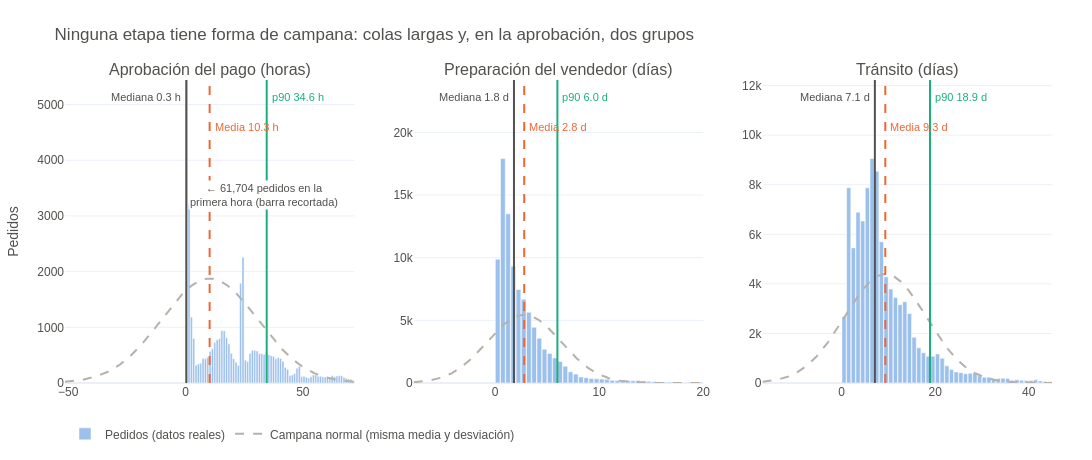

The cell this chart's notebook holds for it:
### Markdown cell above
### T0. Distribución de cada etapa: ¿son una campana?

Histograma de las tres etapas (pedidos entregados), cada una con la **campana normal** que tendría si fuera simétrica (misma media y desviación estándar) y las líneas de **mediana, media y p90**. La aprobación se muestra en **horas** (0 a 72) para que se vean sus dos grupos; las otras dos etapas en días.

Esta gráfica y el box plot de T3 muestran **los mismos datos en dos representaciones**: T0 muestra la forma completa y T3 la resume con percentiles.

### Code cell
# T0 – Histogramas de las tres etapas con la campana normal encimada
PANELES = [
    # columna,            título,                            unidad,  ancho, mínimo, máximo
    ('horas_aprobacion', 'Aprobación del pago (horas)',       'h',     1,     0,      72),
    ('dias_preparacion', 'Preparación del vendedor (días)',   'd',     0.5,   0,      20),
    ('dias_transito',    'Tránsito (días)',                   'd',     1,     0,      45),
]

fig = make_subplots(rows=1, cols=3, horizontal_spacing=0.06, subplot_titles=[p[1] for p in PANELES])
for i, (col, _, unidad, ancho, minimo, maximo) in enumerate(PANELES, start=1):
    r = resumen(entregadas, col)
    barras = histograma(entregadas, col, ancho, minimo, maximo)
    fuera = r['n'] - sum(b['count'] for b in barras)

    # Barras reales
    fig.add_trace(go.Bar(x=[b['bin'] + ancho / 2 for b in barras], y=[b['count'] for b in barras],
                         width=ancho * 0.9, marker_color=AZUL_CLARO, name='Pedidos (datos reales)',
                         legendgroup='datos', showlegend=(i == 1)), row=1, col=i)

    # Campana normal con la misma media y desviación, escalada a pedidos por intervalo
    x_ini = min(r['media'] - 3 * r['desv'], minimo)
    pasos = 300
    xs = [x_ini + (maximo - x_ini) * k / pasos for k in range(pasos + 1)]
    escala = r['n'] * ancho / (r['desv'] * math.sqrt(2 * math.pi))
    ys = [escala * math.exp(-0.5 * ((x - r['media']) / r['desv']) ** 2) for x in xs]
    fig.add_trace(go.Scatter(x=xs, y=ys, mode='lines', line=dict(color=GRIS, width=2, dash='dash'),
                             name='Campana normal (misma media y desviación)',
                             legendgroup='normal', showlegend=(i == 1)), row=1, col=i)

    # Espacio arriba para las etiquetas
    conteos = [b['count'] for b in barras]
    if col == 'horas_aprobacion':
        # La primera hora concentra la mayoría de los pedidos: se recorta esa barra para que se vean
        # el grupo de ~1 día y la campana, y se anota su valor real.
        tope = max(max(conteos[1:]), max(ys)) * 1.25
        fig.add_annotation(x=barras[0]['bin'] + ancho, y=0.62, xref=f'x{i}' if i > 1 else 'x',
                           yref=f'y{i} domain' if i > 1 else 'y domain', xanchor='left', showarrow=False,
                           text=f'← {conteos[0]:,} pedidos en la<br>primera hora (barra recortada)',
                           bgcolor='white', font=dict(color=TINTA, size=11))
    else:
        tope = max(max(conteos), max(ys))
    fig.update_yaxes(range=[0, tope * 1.35], row=1, col=i)
    fig.update_xaxes(range=[x_ini, maximo], row=1, col=i)

    # Líneas de mediana, media y p90 con etiquetas a distintas alturas
    xref = 'x' if i == 1 else f'x{i}'
    yref = 'y domain' if i == 1 else f'y{i} domain'
    for valor, texto, color, dash, y, lado in [
            (r['mediana'], f"Mediana {r['mediana']:.1f} {unidad}", TINTA, 'solid', 0.97, 'right'),
            (r['media'],   f"Media {r['media']:.1f} {unidad}",     NARANJA, 'dash', 0.87, 'left'),
            (r['p90'],     f"p90 {r['p90']:.1f} {unidad}",         VERDE, 'solid', 0.97, 'left')]:
        fig.add_vline(x=valor, line_color=color, line_dash=dash, line_width=2, row=1, col=i)
        fig.add_annotation(x=valor, y=y, xref=xref, yref=yref, text=f' {texto} ', showarrow=False,
                           xanchor=lado, font=dict(color=color, size=11))

    neg = 0.5 * (1 + math.erf((0 - r['media']) / (r['desv'] * math.sqrt(2))))
    print(f"{col:<18} media {r['media']:6.2f} | mediana {r['mediana']:6.2f} | p90 {r['p90']:6.2f} | "
          f"desv {r['desv']:6.2f} | fuera de rango {fuera:,} | la campana pondría {neg * 100:4.1f} % por debajo de 0")

fig.update_yaxes(title_text='Pedidos', row=1, col=1)
fig.update_layout(bargap=0,
                  title='Ninguna etapa tiene forma de campana: colas largas y, en la aprobación, dos grupos',
                  legend=dict(orientation='h', yanchor='top', y=-0.12, x=0))
guardar(fig, 'T0_hist_etapas.png', width=1350, height=460)

### Figure 1 — Plotly figure (JSON) as saved in the notebook; plotly's stock layout.template omitted (floating-point values rounded to 4 significant figures; data arrays with more than 128 entries replaced by an {"elided": "..."} marker saying what was removed)
{"data": [{"legendgroup": "datos", "marker": {"color": "#9cc0ec"}, "name": "Pedidos (datos reales)", "showlegend": true, "type": "bar", "width": 0.9, "x": [0.5, 1.5, 2.5, 3.5, 4.5, 5.5, 6.5, 7.5, 8.5, 9.5, 10.5, 11.5, 12.5, 13.5, 14.5, 15.5, 16.5, 17.5, 18.5, 19.5, 20.5, 21.5, 22.5, 23.5, 24.5, 25.5, 26.5, 27.5, 28.5, 29.5, 30.5, 31.5, 32.5, 33.5, 34.5, 35.5, 36.5, 37.5, 38.5, 39.5, 40.5, 41.5, 42.5, 43.5, 44.5, 45.5, 46.5, 47.5, 48.5, 49.5, 50.5, 51.5, 52.5, 53.5, 54.5, 55.5, 56.5, 57.5, 58.5, 59.5, 60.5, 61.5, 62.5, 63.5, 64.5, 65.5, 66.5, 67.5, 68.5, 69.5, 70.5, 71.5], "xaxis": "x", "y": [61704, 3224, 1185, 799, 320, 341, 355, 443, 435, 461, 568, 614, 726, 775, 798, 938, 937, 811, 701, 532, 436, 373, 316, 1790, 2259, 408, 381, 530, 588, 587, 574, 527, 530, 513, 554, 508, 491, 478, 437, 455, 442, 392, 277, 248, 134, 142, 172, 266, 301, 116, 123, 104, 88, 112, 144, 150, 122, 123, 111, 109, 104, 95, 133, 113, 126, 129, 132, 105, 84, 71, 66, 42], "yaxis": "y"}, {"legendgroup": "normal", "line": {"color": "#b4b2a9", "dash": "dash", "width": 2}, "mode": "lines", "name": "Campana normal (misma media y desviación)", "showlegend": true, "type": "scatter", "x": {"elided": "301 float values"}, "xaxis": "x", "y": {"elided": "301 float values"}, "yaxis": "y"}, {"legendgroup": "datos", "marker": {"color": "#9cc0ec"}, "name": "Pedidos (datos reales)", "showlegend": false, "type": "bar", "width": 0.45, "x": [0.25, 0.75, 1.25, 1.75, 2.25, 2.75, 3.25, 3.75, 4.25, 4.75, 5.25, 5.75, 6.25, 6.75, 7.25, 7.75, 8.25, 8.75, 9.25, 9.75, 10.25, 10.75, 11.25, 11.75, 12.25, 12.75, 13.25, 13.75, 14.25, 14.75, 15.25, 15.75, 16.25, 16.75, 17.25, 17.75, 18.25, 18.75, 19.25, 19.75], "xaxis": "x2", "y": [9883, 17912, 13503, 9326, 7459, 6684, 5646, 4448, 3574, 2697, 2361, 2004, 1719, 1334, 893, 713, 484, 416, 352, 330, 311, 292, 226, 195, 163, 198, 180, 198, 157, 137, 102, 83, 77, 76, 72, 75, 46, 53, 43, 63], "yaxis": "y2"}, {"legendgroup": "normal", "line": {"color": "#b4b2a9", "dash": "dash", "width": 2}, "mode": "lines", "name": "Campana normal (misma media y desviación)", "showlegend": false, "type": "scatter", "x": {"elided": "301 float values"}, "xaxis": "x2", "y": {"elided": "301 float values"}, "yaxis": "y2"}, {"legendgroup": "datos", "marker": {"color": "#9cc0ec"}, "name": "Pedidos (datos reales)", "showlegend": false, "type": "bar", "width": 0.9, "x": [0.5, 1.5, 2.5, 3.5, 4.5, 5.5, 6.5, 7.5, 8.5, 9.5, 10.5, 11.5, 12.5, 13.5, 14.5, 15.5, 16.5, 17.5, 18.5, 19.5, 20.5, 21.5, 22.5, 23.5, 24.5, 25.5, 26.5, 27.5, 28.5, 29.5, 30.5, 31.5, 32.5, 33.5, 34.5, 35.5, 36.5, 37.5, 38.5, 39.5, 40.5, 41.5, 42.5, 43.5, 44.5], "xaxis": "x3", "y": [2684, 7881, 5452, 6890, 6537, 7875, 9056, 8546, 5699, 4284, 3790, 3451, 3161, 3282, 2803, 1844, 1421, 1225, 1084, 1081, 1171, 998, 692, 543, 447, 418, 375, 389, 392, 289, 232, 234, 155, 181, 192, 186, 115, 129, 107, 97, 96, 127, 85, 57, 52], "yaxis": "y3"}, {"legendgroup": "normal", "line": {"color": "#b4b2a9", "dash": "dash", "width": 2}, "mode": "lines", "name": "Campana normal (misma media y desviación)", "showlegend": false, "type": "scatter", "x": {"elided": "301 float values"}, "xaxis": "x3", "y": {"elided": "301 float values"}, "yaxis": "y3"}], "layout": {"annotations": [{"font": {"size": 16}, "showarrow": false, "text": "Aprobación del pago (horas)", "x": 0.1467, "xanchor": "center", "xref": "paper", "y": 1, "yanchor": "bottom", "yref": "paper"}, {"font": {"size": 16}, "showarrow": false, "text": "Preparación del vendedor (días)", "x": 0.5, "xanchor": "center", "xref": "paper", "y": 1, "yanchor": "bottom", "yref": "paper"}, {"font": {"size": 16}, "showarrow": false, "text": "Tránsito (días)", "x": 0.8533, "xanchor": "center", "xref": "paper", "y": 1, "yanchor": "bottom", "yref": "paper"}, {"bgcolor": "white", "font": {"color": "#52514e", "size": 11}, "showarrow": false, "text": "← 61,704 pedidos en la<br>primera hora (barra recortada)", "x": 1, "xanchor": "left", "xref": "x", "y": 0.62, "yref": "y domain"}, {"font": {"color": "#52514e", "size": 11}, "showarrow": false, "text": " Mediana 0.3 h ", "x": 0.3433, "xanchor": "right", "xref": "x", "y": 0.97, "yref": "y domain"}, {"font": {"color": "#eb6834", "size": 11}, "showarrow": false, "text": " Media 10.3 h ", "x": 10.28, "xanchor": "left", "xref": "x", "y": 0.87, "yref": "y domain"}, {"font": {"color": "#1baf7a", "size": 11}, "showarrow": false, "text": " p90 34.6 h ", "x": 34.59, "xanchor": "left", "xref": "x", "y": 0.97, "yref": "y domain"}, {"font": {"color": "#52514e", "size": 11}, "showarrow": false, "text": " Mediana 1.8 d ", "x": 1.816, "xanchor": "right", "xref": "x2", "y": 0.97, "yref": "y2 domain"}, {"font": {"color": "#eb6834", "size": 11}, "showarrow": false, "text": " Media 2.8 d ", "x": 2.799, "xanchor": "left", "xref": "x2", "y": 0.87, "yref": "y2 domain"}, {"font": {"color": "#1baf7a", "size": 11}, "showarrow": false, "text": " p90 6.0 d ", "x": 5.989, "xanchor": "left", "xref": "x2", "y": 0.97, "yref": "y2 domain"}, {"font": {"color": "#52514e", "size": 11}, "showarrow": false, "text": " Mediana 7.1 d ", "x": 7.1, "xanchor": "right", "xref": "x3", "y": 0.97, "yref": "y3 domain"}, {"font": {"color": "#eb6834", "size": 11}, "showarrow": false, "text": " Media 9.3 d ", "x": 9.33, "xanchor": "left", "xref": "x3", "y": 0.87, "yref": "y3 domain"}, {"font": {"color": "#1baf7a", "size": 11}, "showarrow": false, "text": " p90 18.9 d ", "x": 18.9, "xanchor": "left", "xref": "x3", "y": 0.97, "yref": "y3 domain"}], "bargap": 0, "font": {"color": "#52514e", "family": "IBM Plex Sans, Arial, sans-serif"}, "height": 460, "legend": {"orientation": "h", "x": 0, "y": -0.12, "yanchor": "top"}, "margin": {"b": 60, "l": 60, "r": 40, "t": 80}, "shapes": [{"line": {"color": "#52514e", "dash": "solid", "width": 2}, "type": "line", "x0": 0.3433, "x1": 0.3433, "xref": "x", "y0": 0, "y1": 1, "yref": "y domain"}, {"line": {"color": "#eb6834", "dash": "dash", "width": 2}, "type": "line", "x0": 10.28, "x1": 10.28, "xref": "x", "y0": 0, "y1": 1, "yref": "y domain"}, {"line": {"color": "#1baf7a", "dash": "solid", "width": 2}, "type": "line", "x0": 34.59, "x1": 34.59, "xref": "x", "y0": 0, "y1": 1, "yref": "y domain"}, {"line": {"color": "#52514e", "dash": "solid", "width": 2}, "type": "line", "x0": 1.816, "x1": 1.816, "xref": "x2", "y0": 0, "y1": 1, "yref": "y2 domain"}, {"line": {"color": "#eb6834", "dash": "dash", "width": 2}, "type": "line", "x0": 2.799, "x1": 2.799, "xref": "x2", "y0": 0, "y1": 1, "yref": "y2 domain"}, {"line": {"color": "#1baf7a", "dash": "solid", "width": 2}, "type": "line", "x0": 5.989, "x1": 5.989, "xref": "x2", "y0": 0, "y1": 1, "yref": "y2 domain"}, {"line": {"color": "#52514e", "dash": "solid", "width": 2}, "type": "line", "x0": 7.1, "x1": 7.1, "xref": "x3", "y0": 0, "y1": 1, "yref": "y3 domain"}, {"line": {"color": "#eb6834", "dash": "dash", "width": 2}, "type": "line", "x0": 9.33, "x1": 9.33, "xref": "x3", "y0": 0, "y1": 1, "yref": "y3 domain"}, {"line": {"color": "#1baf7a", "dash": "solid", "width": 2}, "type": "line", "x0": 18.9, "x1": 18.9, "xref": "x3", "y0": 0, "y1": 1, "yref": "y3 domain"}], "title": {"text": "Ninguna etapa tiene forma de campana: colas largas y, en la aprobación, dos grupos"}, "width": 1350, "xaxis": {"anchor": "y", "domain": [0, 0.2933], "range": [-51.33, 72], "type": "linear"}, "xaxis2": {"anchor": "y2", "domain": [0.3533, 0.6467], "range": [-7.812, 20], "type": "linear"}, "xaxis3": {"anchor": "y3", "domain": [0.7067, 1], "range": [-16.95, 45], "type": "linear"}, "yaxis": {"anchor": "x", "domain": [0, 1], "range": [0, 5440.0], "title": {"text": "Pedidos"}, "type": "linear"}, "yaxis2": {"anchor": "x2", "domain": [0, 1], "range": [0, 24180.0], "type": "linear"}, "yaxis3": {"anchor": "x3", "domain": [0, 1], "range": [0, 12230.0], "type": "linear"}}}
